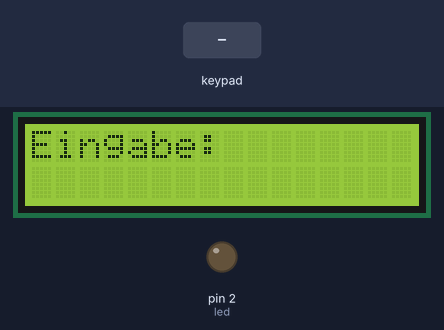
The sketch below on a simulated Arduino Uno, built with avr-gcc and run on an emulated ATmega328P. Shown: 16×2 character LCD, output pins drawn as LEDs (lit = HIGH). The inputs (shaded band) are chosen by the test bench. What the sketch prints to the serial monitor is not drawn.

Above: at 1.2 s.
1.3 s: keypad keys 7 6 5 4 * pressed 0.4 s apart
At 4.3 s:
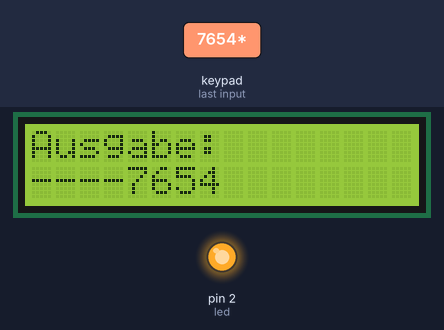
4.8 s: key 'D' pressed
7.8 s: key 'C' pressed
At 10.63 s:
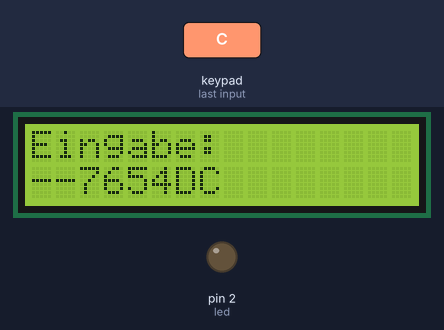
10.8 s: keypad keys 7 6 5 4 A pressed 0.4 s apart
At 13.6 s:
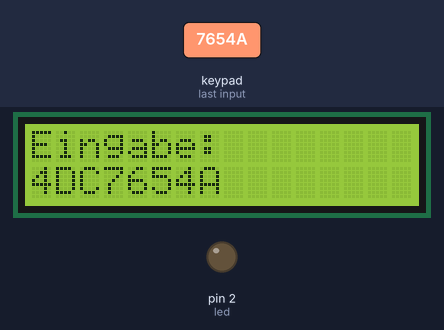
14.3 s: keypad keys 7 6 5 4 D pressed 0.4 s apart
At 16.3 s:
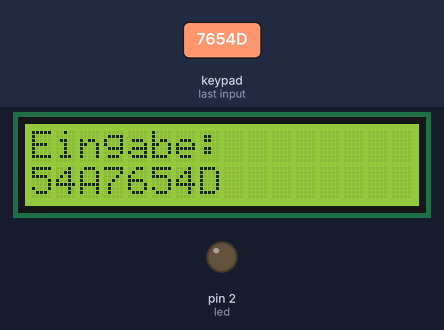
17.8 s: key '*' pressed
At 19.1 s:
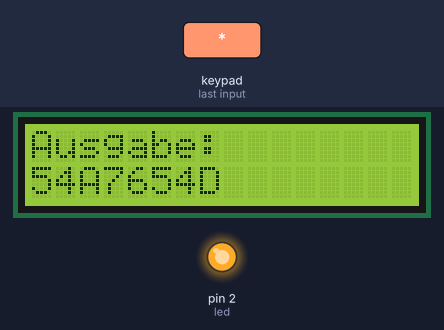
Timing chart, 0 to 26.4 s (numbered marks = the images above; inputs shaded):
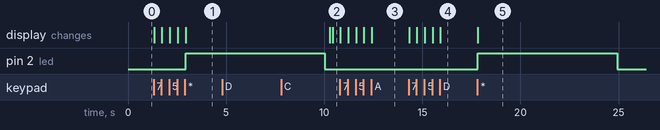

The sketch:

Sender_funktionierend.ino
```cpp
/* paras_näytöö
*  Oberstufenprojekt "voimala"
*  von Tom Schröter und Oliver Reichardt
*  ELGS_72
*/
//Arduino UNO - Transmitter - COM18 - Stand 28.04.2020
//Portbelegung:
//D2  - LED
//D4  - Row4
//D5  - Row3
//D6  - Row2
//D7  - Row1
//D8  - Col1
//D9  - Col2
//D10 - Col3
//D11 - Col4

#include <Keypad.h>
#include <RCSwitch.h>
#include <LiquidCrystal_I2C.h>
#include <Wire.h>

LiquidCrystal_I2C lcd(0x27, 16, 2);

RCSwitch rcSwitch = RCSwitch();

const byte length_buffer = 8;

char keyBuffer [length_buffer + 1] = {'-', '-', '-', '-', '-', '-', '-', '-'};

const byte Rows = 4;
const byte Cols = 4;

long a, b, c, d, e, f, g, h;

int led = 2;

char hexaKeys [Rows] [Cols] = {
  {'D', '*', '0', '#'},
  {'C', '9', '8', '7'},
  {'B', '6', '5', '4'},
  {'A', '3', '2', '1'}
};

byte rowPins [Rows] = {7, 6, 5, 4};
byte colPins [Cols] = {8, 9, 11, 12};

Keypad customKeypad = Keypad (makeKeymap (hexaKeys), rowPins, colPins, Rows, Cols);

void setup() {
  rcSwitch.enableTransmit(10);

  lcd.init();
  lcd.backlight();
  lcd.setCursor(0, 0);
  lcd.print("Eingabe: ");

  Serial.begin(9600);

  pinMode(led, OUTPUT);

  digitalWrite(led, LOW);
}

void loop() {
  char customKey = customKeypad.getKey();
  if (customKey) {
    if ((int(customKey) >= 48) && (int(customKey) <= 57) | (int(customKey) >= 65) && (int(customKey) <= 68)) {
      addToKeyBuffer(customKey);
    }
    //else if für einzelne Tastenabfragen
    else if (customKey == '#') {
      clearCode();
    }
    else if (customKey == '*') {
      output();
    }
  }
}

void addToKeyBuffer (char inkey) {
  for (int i = 1; i < length_buffer; i++) {
    keyBuffer [i - 1] = keyBuffer [i];
  }
  keyBuffer [length_buffer - 1] = inkey;
  Serial.println (keyBuffer);
  lcd.clear();
  lcd.setCursor(0, 0);
  lcd.print("Eingabe:");
  lcd.setCursor(0, 1);
  lcd.print(keyBuffer);
}

void clearCode() {
  for (int i = 0; i < length_buffer; i++) {
    keyBuffer[i] = '-';
  }
  Serial.println(keyBuffer);
  lcd.clear();
  lcd.setCursor(0, 0);
  lcd.print("Eingabe:");
  lcd.setCursor(0, 1);
  lcd.print(keyBuffer);
}

void output() {
  lcd.clear();
  lcd.setCursor(0,0);
  lcd.print("Ausgabe:");
  lcd.setCursor(0, 1);
  lcd.print(keyBuffer[0]);
  lcd.setCursor(1, 1);
  lcd.print(keyBuffer[1]);
  lcd.setCursor(2, 1);
  lcd.print(keyBuffer[2]);
  lcd.setCursor(3, 1);
  lcd.print(keyBuffer[3]);
  lcd.setCursor(4, 1);
  lcd.print(keyBuffer[4]);
  lcd.setCursor(5, 1);
  lcd.print(keyBuffer[5]);
  lcd.setCursor(6, 1);
  lcd.print(keyBuffer[6]);
  lcd.setCursor(7, 1);
  lcd.print(keyBuffer[7]);

  Serial.println("Starte Übertragung...");

  digitalWrite(led, HIGH);

  rcSwitch.send(keyBuffer[0], 24);
  Serial.print("Key: ");
  Serial.print(keyBuffer[0]);
  Serial.print(" - ");
  Serial.println(keyBuffer[0], HEX);

  delay(500);

  rcSwitch.send(keyBuffer[1], 24);
  Serial.print("Key: ");
  Serial.print(keyBuffer[1]);
  Serial.print(" - ");
  Serial.println(keyBuffer[1], HEX);

  delay(500);

  rcSwitch.send(keyBuffer[2], 24);
  Serial.print("Key: ");
  Serial.print(keyBuffer[2]);
  Serial.print(" - ");
  Serial.println(keyBuffer[2], HEX);

  delay(500);

  rcSwitch.send(keyBuffer[3], 24);
  Serial.print("Key: ");
  Serial.print(keyBuffer[3]);
  Serial.print(" - ");
  Serial.println(keyBuffer[3], HEX);

  delay(500);

  rcSwitch.send(keyBuffer[4], 24);
  Serial.print("Key: ");
  Serial.print(keyBuffer[4]);
  Serial.print(" - ");
  Serial.println(keyBuffer[4], HEX);

  delay(500);

  rcSwitch.send(keyBuffer[5], 24);
  Serial.print("Key: ");
  Serial.print(keyBuffer[5]);
  Serial.print(" - ");
  Serial.println(keyBuffer[5], HEX);

  delay(500);

 rcSwitch.send(keyBuffer[6], 24);
  Serial.print("Key: ");
  Serial.print(keyBuffer[6]);
  Serial.print(" - ");
  Serial.println(keyBuffer[6], HEX);

  delay(500);

  rcSwitch.send(keyBuffer[7], 24);
  Serial.print("Key: ");
  Serial.print(keyBuffer[7]);
  Serial.print(" - ");
  Serial.println(keyBuffer[7], HEX);

  Serial.print("Gesamte Ausgabe: ");
  Serial.print(keyBuffer[0]);
  Serial.print(", ");
  Serial.print(keyBuffer[1]);
  Serial.print(", ");
  Serial.print(keyBuffer[2]);
  Serial.print(", ");
  Serial.print(keyBuffer[3]);
  Serial.print(", ");
  Serial.print(keyBuffer[4]);
  Serial.print(", ");
  Serial.print(keyBuffer[5]);
  Serial.print(", ");
  Serial.print(keyBuffer[6]);
  Serial.print(", ");
  Serial.println(keyBuffer[7]);

  digitalWrite(led, LOW);

  delay(200);
  Serial.println("Übertragung beendet");
}
```

Measured:
- after the input at 1.3 s, pin 2 (led): LOW → HIGH after 1.6 s; the display: first changes at once (image 1 shows a later state)
- after the input at 4.8 s, every drawn part: stays the same
- after the input at 7.8 s, the display: first differs from a run without the input after 2.6 s (image 2)
- after the input at 10.8 s, the display: first changes at once (image 3 shows a later state)
- after the input at 14.3 s, the display: first changes at once (image 4 shows a later state)
- after the input at 17.8 s, pin 2 (led): LOW → HIGH at once, → LOW 7.1 s later; the display: changes at once (image 5)
